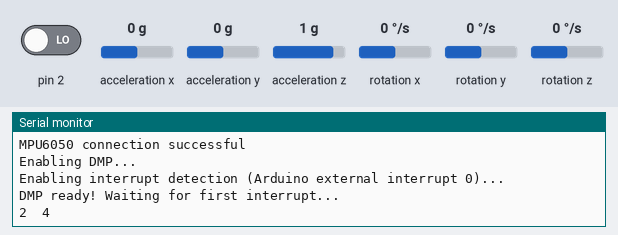
Bench run of a sketch on a simulated Arduino Uno, built with avr-gcc and run on an emulated ATmega328P. Shown: the last lines printed to the serial monitor. The inputs (shaded band) are chosen by the test bench; at power-on: acceleration y 0 g, acceleration x 0 g, pin 2 LOW, acceleration z 1 g, rotation x 0 °/s, rotation y 0 °/s, rotation z 0 °/s. The sensor or clock chip raises its interrupt line as the real part does; random numbers use the default seed unless the sketch sets one.

Above: at 1.7 s.
1.8 s: acceleration y set to 0.8 g
At 3.0 s:
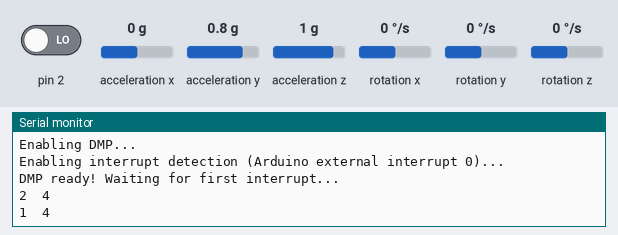
3.3 s: acceleration x set to -1.4 g
At 4.3 s:
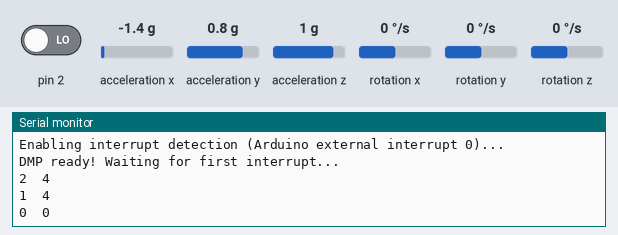
4.8 s: acceleration y set to -1.4 g
At 6.5 s:
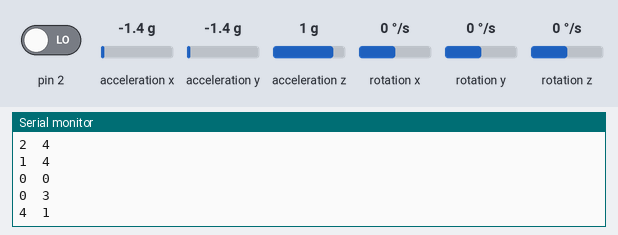
Timing chart, 0 to 8.0 s (numbered marks = the images above; inputs shaded):
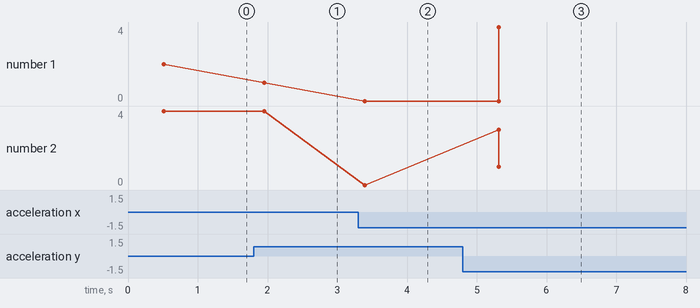

The sketch:

Snake.ino.ino
```cpp
#include "I2Cdev.h"
#include "MPU6050_6Axis_MotionApps20.h"
#if I2CDEV_IMPLEMENTATION == I2CDEV_ARDUINO_WIRE
    #include "Wire.h"
#endif
MPU6050 mpu;
//Some of the variables here may not used as they were ment for functions that have not been implimented yet
int counter=0;
int counter1=0;
int counter2=0;
const byte row[]={3,4,5,6,7};
const byte col[]={8,9,10,11,12};
byte state=0;
byte top=2;
byte applex;
byte appley;
byte gen=0;
int x_val[]={2,2,2,2,0,0,0,0,0,0,0,0,0,0,0,0,0,0,0,0,0,0,0,0,0};
int y_val[]={3,2,1,0,0,0,0,0,0,0,0,0,0,0,0,0,0,0,0,0,0,0,0,0,0};
int i,j,k;
float a,b,c;
bool dmpReady = false;
uint8_t mpuIntStatus;
uint8_t devStatus;
uint16_t packetSize;
uint16_t fifoCount;
uint8_t fifoBuffer[64];
Quaternion q;
VectorInt16 aa;
VectorInt16 aaReal;
VectorInt16 aaWorld;
VectorFloat gravity;
float ypr[3];
volatile bool mpuInterrupt = false;
void dmpDataReady()
{
    mpuInterrupt = true;
}
int generate_apple()
{
    marker:
    applex= (rand()%5);
    appley= (rand()%5);
    Serial.print(applex);
    Serial.print("  ");
    Serial.println(appley);
    for(k=0;k<top;k++)
    {
      if(applex==x_val[k] && appley==y_val[k])
      {
        goto marker;
      }
    }
}
int light(int x,int y)
{
  digitalWrite(col[x],HIGH);
  digitalWrite(row[y],LOW);
}
int nlight(int x,int y)
{
  digitalWrite(col[x],LOW);
  digitalWrite(row[y],HIGH);
}
int show()
{
  if(counter2>=15)
  {
    light(applex,appley);
    nlight(applex,appley);
    counter2=0;
  }

  if(counter1>=4)
  {
    light(x_val[0],y_val[0]);
    nlight(x_val[0],y_val[0]);
    counter1=0;
  }
  for(i=1;i<top;i++)
  {
    light(x_val[i],y_val[i]);
    nlight(x_val[i],y_val[i]);
  }
}
int memory()
{
  for(i=top-1;i>0;i--)
  {
    x_val[i]=x_val[i-1];
    y_val[i]=y_val[i-1];
  }
}
void(* resetFunc) (void) = 0;
void setup()
{

  pinMode(12,OUTPUT);
  pinMode(3,OUTPUT);
  pinMode(4,OUTPUT);
  pinMode(5,OUTPUT);
  pinMode(6,OUTPUT);
  pinMode(7,OUTPUT);
  pinMode(8,OUTPUT);
  pinMode(9,OUTPUT);
  pinMode(10,OUTPUT);
  pinMode(11,OUTPUT);
  for(i=0;i<5;i++)
  {
    digitalWrite(col[i],LOW);
    digitalWrite(row[i],HIGH);
  }
    #if I2CDEV_IMPLEMENTATION == I2CDEV_ARDUINO_WIRE
        Wire.begin();
        TWBR = 24;
    #elif I2CDEV_IMPLEMENTATION == I2CDEV_BUILTIN_FASTWIRE
        Fastwire::setup(400, true);
    #endif
    Serial.begin(115200);
    while (!Serial); // wait for Leonardo enumeration, others continue immediately
    Serial.println(F("Initializing I2C devices..."));
    mpu.initialize();
    Serial.println(F("Testing device connections..."));
    Serial.println(mpu.testConnection() ? F("MPU6050 connection successful") : F("MPU6050 connection failed"));
    devStatus = mpu.dmpInitialize();
    mpu.setXGyroOffset(-25);
    mpu.setYGyroOffset(11);
    mpu.setZGyroOffset(-7);
    mpu.setXAccelOffset(-3495);
    mpu.setYAccelOffset(-654);
    mpu.setZAccelOffset(1048);
    if (devStatus == 0) {
        Serial.println(F("Enabling DMP..."));
        mpu.setDMPEnabled(true);
        Serial.println(F("Enabling interrupt detection (Arduino external interrupt 0)..."));
        attachInterrupt(0, dmpDataReady, RISING);
        mpuIntStatus = mpu.getIntStatus();
        Serial.println(F("DMP ready! Waiting for first interrupt..."));
        dmpReady = true;
        packetSize = mpu.dmpGetFIFOPacketSize();
    }
    else
    {
        Serial.print(F("DMP Initialization failed (code "));
        Serial.print(devStatus);
        Serial.println(F(")"));
    }
    generate_apple();
}

void loop()
{
  if (!dmpReady) return;
  while (!mpuInterrupt && fifoCount < packetSize) {
  }
  mpuInterrupt = false;
  mpuIntStatus = mpu.getIntStatus();
  fifoCount = mpu.getFIFOCount();
  if ((mpuIntStatus & 0x10) || fifoCount == 1024)
  {
      mpu.resetFIFO();
      Serial.println(F("FIFO overflow!"));
  }
  else if (mpuIntStatus & 0x02)
  {
      while (fifoCount < packetSize) fifoCount = mpu.getFIFOCount();
      mpu.getFIFOBytes(fifoBuffer, packetSize);
      fifoCount -= packetSize;
      mpu.dmpGetQuaternion(&q, fifoBuffer);
      mpu.dmpGetGravity(&gravity, &q);
      mpu.dmpGetYawPitchRoll(ypr, &q, &gravity);
      a=ypr[0] * 180/M_PI;
      b=ypr[1] * 180/M_PI;
      c=ypr[2] * 180/M_PI;
      /*Serial.print("ypr\t");
      Serial.print(a);
      Serial.print("\t");
      Serial.print(b);
      Serial.print("\t");
      Serial.println(c);*/
  }
  //Code till now has been copied and motified(in order to remove unnecessary data) from mpu examples
  //Following code is probably not the most optimised but I could not think of anything to make it better
  counter ++;
  counter1 ++;
  counter2 ++;
  if(counter>15)
  {
    switch(state)
    {
      case 0:
      {
        if(c>20 && y_val[0]<4)
        {
          memory();
          y_val[0]++;
        }
        if(b>20 && x_val[0]<4)
        {
          state=1;
          memory();
          x_val[0]++;
        }
        if(b<-20 && x_val[0]>0)
        {
          state=3;
          memory();
          x_val[0]--;
        }
        break;
      }
      case 1:
      {
        if(b>20 && x_val[0]<4)
        {
          memory();
          x_val[0]++;
        }
        if(c<-20 && y_val[0]>0)
        {
          state=2;
          memory();
          y_val[0]--;
        }
        if(c>20 && y_val[0]<4)
        {
          state=0;
          memory();
          y_val[0]++;
        }
        break;
      }
      case 2:
      {
        if(c<-20 && y_val[0]>0)
        {
          memory();
          y_val[0]--;
        }
        if(b>20 && x_val[0]<4)
        {
          state=1;
          memory();
          x_val[0]++;
        }
        if(b<-20 && x_val[0]>0)
        {
          state=3;
          memory();
          x_val[0]--;
        }
        break;
      }
      case 3:
      {
        if(b<-20 && x_val[0]>0)
        {
          memory();
          x_val[0]--;
        }
        if(c<-20 && y_val[0]>0)
        {
          state=2;
          memory();
          y_val[0]--;
        }
        if(c>20 && y_val[0]<4)
        {
          state=0;
          memory();
          y_val[0]++;
        }
        break;
      }
    }
    counter=0;
  }
  show();
  if(applex==x_val[0] && appley==y_val[0])
  {
    top++;
    x_val[top-1]=x_val[top-2];
    y_val[top-1]=y_val[top-2];
    generate_apple();
  }
  for(j=1;j<top;j++)
  {
    if(x_val[0]==x_val[j] && y_val[0]==y_val[j])
    {
      Serial.println("Lose");
      resetFunc();
    }
  }
}
```

Measured:
- after the input at 1.8 s, the serial monitor: prints a new line after 0.15 s (image 1)
- after the input at 3.3 s, the serial monitor: prints a new line after 0.09 s (image 2)
- after the input at 4.8 s, the serial monitor: prints a new line after 0.51 s (image 3)
- plotted number 1: 2 → 1 after the input at 1.8 s
